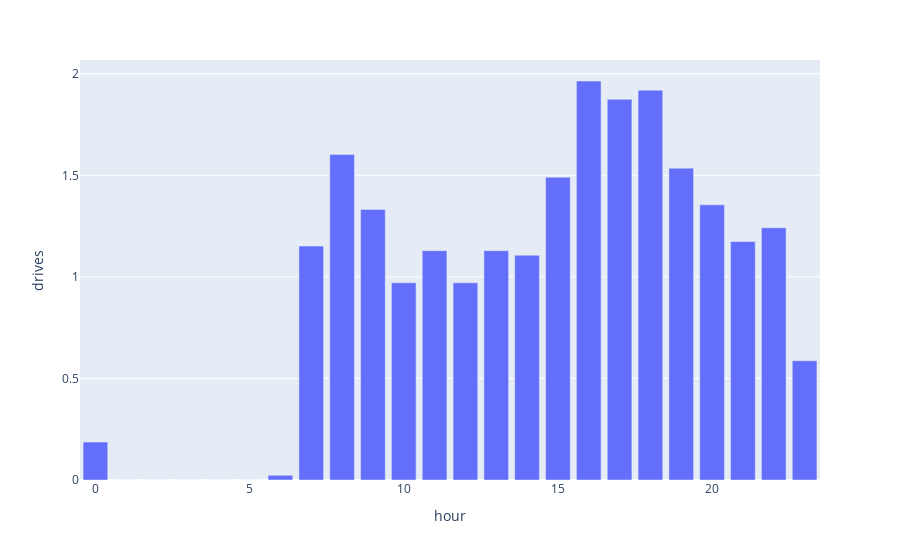
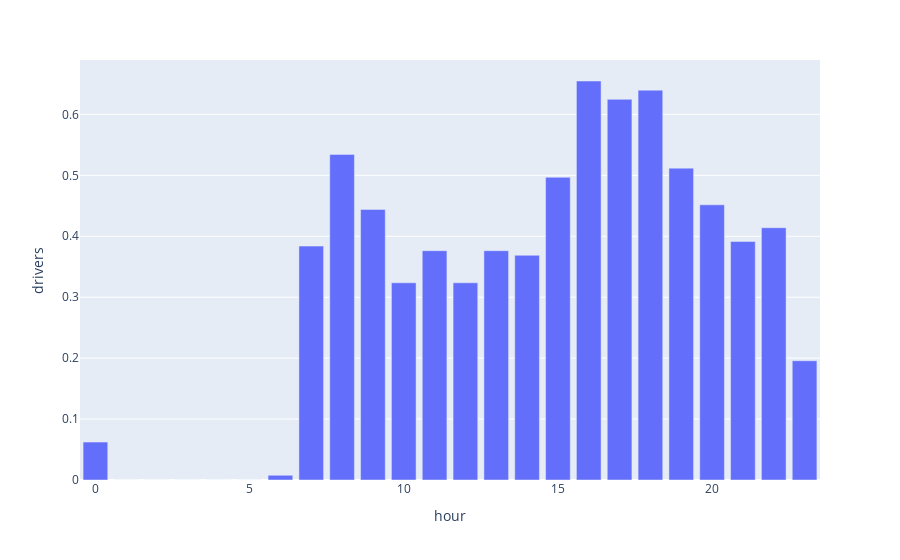

The notebook cell saved with these charts, in order:
### Code cell
# Calculate needed drivers
if needed_rides - len(cleaned_drives) > 0:
    simulated_rides_1 = simulated_rides.sample(int(needed_rides - len(cleaned_drives)))
    total_rides = pd.concat([cleaned_drives, simulated_rides_1])
else:
    total_rides = cleaned_drives.sample(int(needed_rides))

hours = list(range(0, 24))
numb_drivers_per_hour = []
avg_drives_per_hour = []
for i in hours:
    numb_drivers_per_hour.append(
        utils.calculate_number_drivers(total_rides, i, 0.3)[0]
    )
    avg_drives_per_hour.append(
        utils.calculate_number_drivers(total_rides, i, 0.3)[1]
    )

df_drivers_per_hour = pd.DataFrame(
    list(zip(hours, numb_drivers_per_hour)), columns=["hour", "drivers"]
)

df_drives_per_hour = pd.DataFrame(
    list(zip(hours, avg_drives_per_hour)), columns=["hour", "drives"]
)

fig_drivers = px.bar(df_drivers_per_hour, x="hour", y="drivers")
fig_drives = px.bar(df_drives_per_hour, x="hour", y="drives")
fig_drives.show()
fig_drivers.show()

### Figure 1 — Plotly figure (JSON) as saved in the notebook; plotly's stock layout.template omitted (floating-point values rounded to 4 significant figures)
{"data": [{"alignmentgroup": "True", "hovertemplate": "hour=%{x}<br>drives=%{y}<extra></extra>", "legendgroup": "", "marker": {"color": "#636efa", "pattern": {"shape": ""}}, "name": "", "offsetgroup": "", "orientation": "v", "showlegend": false, "textposition": "auto", "type": "bar", "x": [0, 1, 2, 3, 4, 5, 6, 7, 8, 9, 10, 11, 12, 13, 14, 15, 16, 17, 18, 19, 20, 21, 22, 23], "xaxis": "x", "y": [0.1867, 0, 0, 0, 0, 0, 0.02333, 1.152, 1.603, 1.332, 0.971, 1.129, 0.971, 1.129, 1.106, 1.49, 1.965, 1.874, 1.919, 1.535, 1.355, 1.174, 1.242, 0.5871], "yaxis": "y"}], "layout": {"barmode": "relative", "legend": {"tracegroupgap": 0}, "margin": {"t": 60}, "xaxis": {"anchor": "y", "domain": [0, 1], "title": {"text": "hour"}}, "yaxis": {"anchor": "x", "domain": [0, 1], "title": {"text": "drives"}}}}

### Figure 2 — Plotly figure (JSON) as saved in the notebook; plotly's stock layout.template omitted (floating-point values rounded to 4 significant figures)
{"data": [{"alignmentgroup": "True", "hovertemplate": "hour=%{x}<br>drivers=%{y}<extra></extra>", "legendgroup": "", "marker": {"color": "#636efa", "pattern": {"shape": ""}}, "name": "", "offsetgroup": "", "orientation": "v", "showlegend": false, "textposition": "auto", "type": "bar", "x": [0, 1, 2, 3, 4, 5, 6, 7, 8, 9, 10, 11, 12, 13, 14, 15, 16, 17, 18, 19, 20, 21, 22, 23], "xaxis": "x", "y": [0.06222, 0, 0, 0, 0, 0, 0.007778, 0.3839, 0.5344, 0.4441, 0.3237, 0.3763, 0.3237, 0.3763, 0.3688, 0.4968, 0.6548, 0.6247, 0.6398, 0.5118, 0.4516, 0.3914, 0.414, 0.1957], "yaxis": "y"}], "layout": {"barmode": "relative", "legend": {"tracegroupgap": 0}, "margin": {"t": 60}, "xaxis": {"anchor": "y", "domain": [0, 1], "title": {"text": "hour"}}, "yaxis": {"anchor": "x", "domain": [0, 1], "title": {"text": "drivers"}}}}
